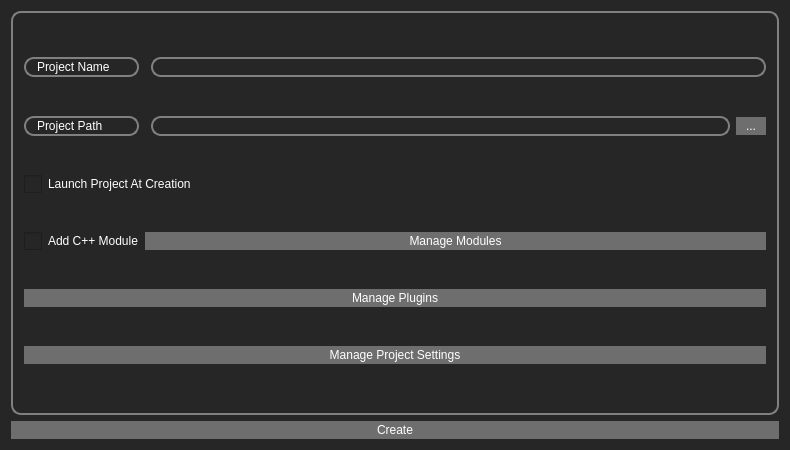
<?xml version="1.0" encoding="UTF-8"?>
<ui version="4.0">
 <class>ProjectCreationWindowClass</class>
 <widget class="QDialog" name="ProjectCreationWindowClass">
  <property name="geometry">
   <rect>
    <x>0</x>
    <y>0</y>
    <width>790</width>
    <height>450</height>
   </rect>
  </property>
  <property name="windowTitle">
   <string>ProjectCreationWindow</string>
  </property>
  <property name="styleSheet">
   <string notr="true">.QFrame
{
    border: 2px solid gray;
    border-radius: 10px;
}

QWidget
{
	background-color:#262626
}

QPushButton
{
border-radius : 10px;
border : 2px solid #585858;
color : white
}

QPushButton:enabled
{
 background-color: #6E6E6E;
  border: 2px solid #6E6E6E;
  border-radius: 10px;
}

QPushButton:hover:!pressed
{
 background-color: #999999;
color:black
}

/*CheckBoxes*/

QCheckBox::indicator
{
	width:18px;
	height:18px;
}
QCheckBox
{
	color:white;
}
QCheckBox::indicator:unchecked
 {
	border-image: url(:/Root/empty-checkbox.png);

}

QCheckBox::indicator:checked
 {
	border-image: url(:/Root/check.png);
}</string>
  </property>
  <layout class="QGridLayout" name="gridLayout">
   <item row="0" column="0">
    <widget class="QFrame" name="frame">
     <property name="styleSheet">
      <string notr="true">QLabel
 {
    border: 2px solid gray;
    border-radius: 10px;
    padding: 0 8px;
    selection-background-color: darkgray;
	color : white;
}
QLineEdit 
{
    border: 2px solid gray;
    border-radius: 10px;
    padding: 0 8px;
    selection-background-color: darkgray;
	color : white;
}</string>
     </property>
     <property name="frameShape">
      <enum>QFrame::StyledPanel</enum>
     </property>
     <property name="frameShadow">
      <enum>QFrame::Raised</enum>
     </property>
     <layout class="QGridLayout" name="gridLayout_2">
      <item row="1" column="3">
       <widget class="QLineEdit" name="pathLineEdit">
        <property name="readOnly">
         <bool>false</bool>
        </property>
       </widget>
      </item>
      <item row="3" column="1" colspan="3">
       <widget class="QCheckBox" name="startProjectCheckBox">
        <property name="minimumSize">
         <size>
          <width>0</width>
          <height>0</height>
         </size>
        </property>
        <property name="font">
         <font>
          <pointsize>9</pointsize>
         </font>
        </property>
        <property name="text">
         <string>Launch Project At Creation</string>
        </property>
        <property name="iconSize">
         <size>
          <width>16</width>
          <height>16</height>
         </size>
        </property>
        <property name="checked">
         <bool>false</bool>
        </property>
       </widget>
      </item>
      <item row="0" column="3" colspan="2">
       <widget class="QLineEdit" name="projectNameEdit">
        <property name="focusPolicy">
         <enum>Qt::ClickFocus</enum>
        </property>
        <property name="maxLength">
         <number>20</number>
        </property>
       </widget>
      </item>
      <item row="4" column="1">
       <widget class="QCheckBox" name="CodeModuleCheckBox">
        <property name="font">
         <font>
          <pointsize>9</pointsize>
         </font>
        </property>
        <property name="text">
         <string>Add C++ Module</string>
        </property>
        <property name="checked">
         <bool>false</bool>
        </property>
        <property name="tristate">
         <bool>false</bool>
        </property>
       </widget>
      </item>
      <item row="1" column="1">
       <widget class="QLabel" name="label">
        <property name="text">
         <string>Project Path</string>
        </property>
       </widget>
      </item>
      <item row="5" column="1" colspan="4">
       <widget class="QPushButton" name="managePluginsButton">
        <property name="text">
         <string>Manage Plugins</string>
        </property>
       </widget>
      </item>
      <item row="6" column="1" colspan="4">
       <widget class="QPushButton" name="settingsButton">
        <property name="text">
         <string>Manage Project Settings</string>
        </property>
        <property name="autoDefault">
         <bool>false</bool>
        </property>
       </widget>
      </item>
      <item row="1" column="4">
       <widget class="QPushButton" name="selectPathButton">
        <property name="sizePolicy">
         <sizepolicy hsizetype="Maximum" vsizetype="Fixed">
          <horstretch>0</horstretch>
          <verstretch>0</verstretch>
         </sizepolicy>
        </property>
        <property name="minimumSize">
         <size>
          <width>30</width>
          <height>10</height>
         </size>
        </property>
        <property name="focusPolicy">
         <enum>Qt::ClickFocus</enum>
        </property>
        <property name="text">
         <string>...</string>
        </property>
        <property name="autoRepeatDelay">
         <number>300</number>
        </property>
        <property name="autoDefault">
         <bool>false</bool>
        </property>
        <property name="default">
         <bool>false</bool>
        </property>
        <property name="flat">
         <bool>false</bool>
        </property>
       </widget>
      </item>
      <item row="0" column="1">
       <widget class="QLabel" name="label_2">
        <property name="text">
         <string>Project Name</string>
        </property>
       </widget>
      </item>
      <item row="4" column="2" colspan="3">
       <widget class="QPushButton" name="manageModulesButton">
        <property name="text">
         <string>Manage Modules</string>
        </property>
        <property name="autoDefault">
         <bool>false</bool>
        </property>
       </widget>
      </item>
     </layout>
    </widget>
   </item>
   <item row="1" column="0">
    <widget class="QPushButton" name="createButton">
     <property name="text">
      <string>Create</string>
     </property>
     <property name="autoDefault">
      <bool>false</bool>
     </property>
    </widget>
   </item>
  </layout>
 </widget>
 <layoutdefault spacing="6" margin="11"/>
 <resources/>
 <connections/>
</ui>
